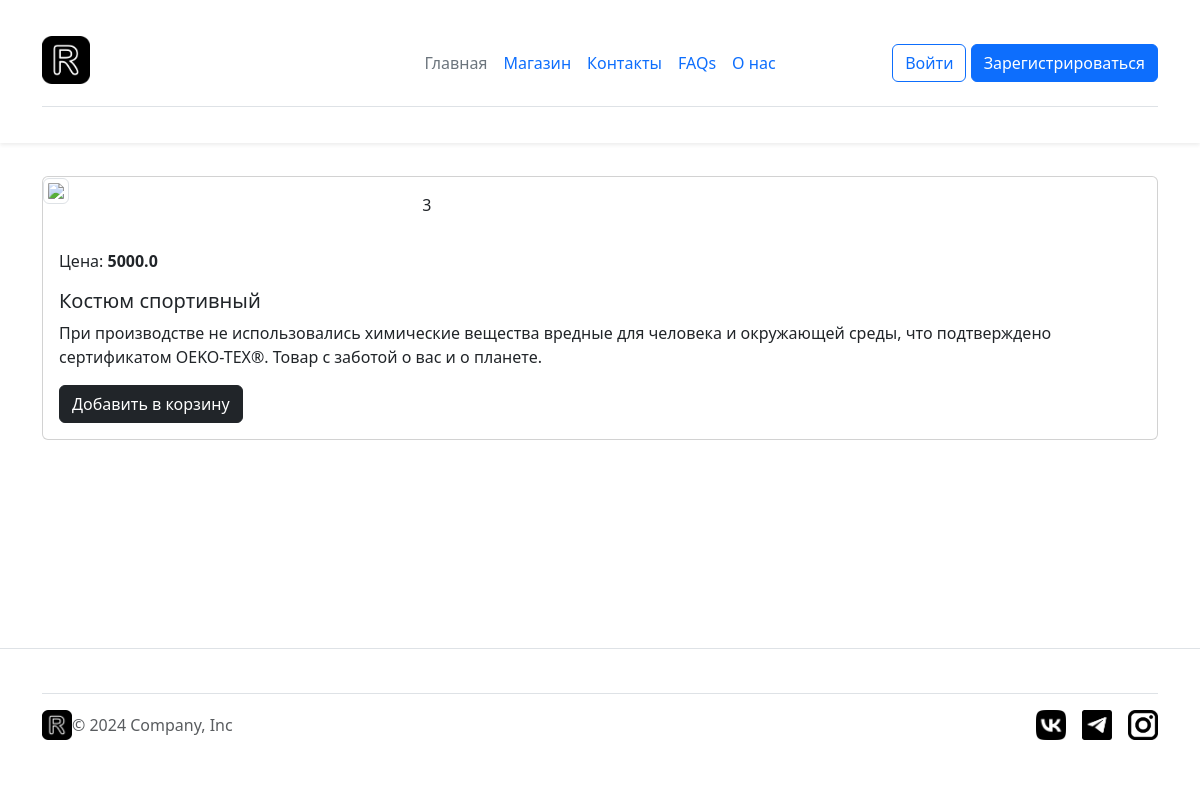
The page /shop/3 on the database its author committed.
### app/shop/models.py (models this page shows, shortened)
class Product(db.Model):
    __tablename__ = 'products'
    id = db.Column(db.Integer, primary_key=True)
    name = db.Column(db.String(200), nullable=False, index=True)
    slug = db.Column(db.String(200), nullable=False)
    description = db.Column(db.Text)
    image = db.Column(db.String(200))
    stocks = db.Column(db.Integer, default=0)
    price = db.Column(db.Float, nullable=False)
    category_id = db.Column(db.Integer, db.ForeignKey('categories.id'))
    carts = db.relationship('Cart', back_populates='product')
    ordered_products = db.relationship('OrderedProduct', back_populates='product')

### app/shop/views.py (the view)
@blueprint.route('/<int:product_id>')
def product(product_id):
    product = Product.query.get_or_404(product_id)
    title = f"Страница продукта {product.slug}"
    content = 'Страничка продукта'
    return render_template('shop/product.html',
                           page_title=title, content=content, product=product)

### app/templates/shop/product.html (shortened to what this page needs)
{% extends 'base.html' %}
{% block content %}
{% if product %}
<div class="container mt-5">
    <div class="card mb-4 custom-shadow">
        <div class="row">
            <div class="col-md-4">
                <img src="../deps/images/goods/set of tea table and three chairs.jpg" class="img-thumbnail"
                     data-bs-toggle="modal" data-bs-target="#imageModal1">
            </div>
            <div class="col-md-4 ">
                <p class="product_id mt-3">{{ product.id }}</p>
            </div>
        </div>
        <div class="card-body">
            <p class="card-text">Цена: <strong>{{ product.price }}</strong></p>
            <h5 class="card-title">{{ product.name }}</h5>
            <p class="card-text">{{ product.description}}</p>
            <a href="" class="btn btn-dark add-to-cart">Добавить в корзину</a>
        </div>
    </div>
</div>
{% endif %}
{% endblock %}

### app/static/css/main.css (style rules this page uses)
body { margin: 0; }
*, *:before, *:after { box-sizing:border-box; }

### rows shown on the page
Product: id "3", price "5000.0", name "Костюм спортивный", description "При производстве не использовались химические вещества вредные для человека и окружающей среды, что подтверждено сертификатом OEKO-TEX®. Товар с заботой о вас и о планете."
